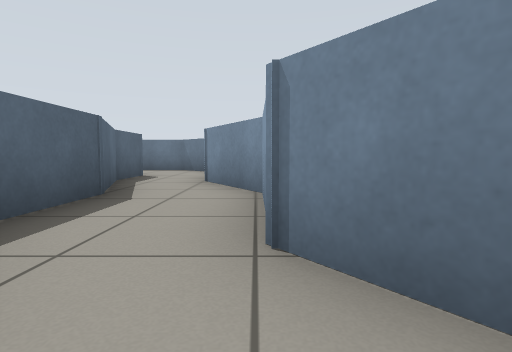
view 1 (above)

15 first-person views from a walk through a robot-simulator world made for Gazebo. The camera is 0.51 m above the floor, tilts 4° down and sees 80° across. The floor is counted in squares, 1 m on a side. Each view is taken from the middle of a square. On the plan, view 1 faces up. The plan holds only what a view shows up to about 9 squares ahead; the rest is blank.

view 2
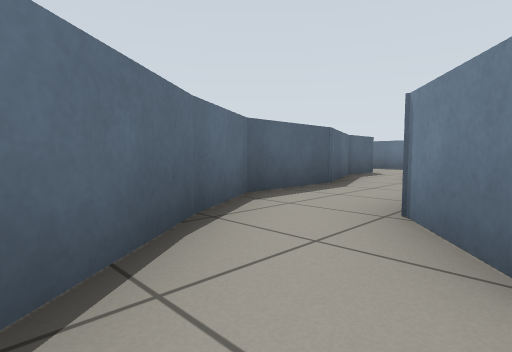

view 3
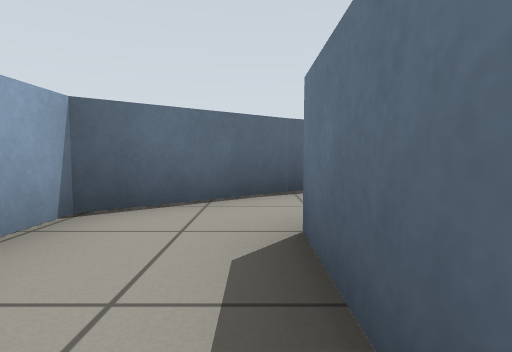

view 4
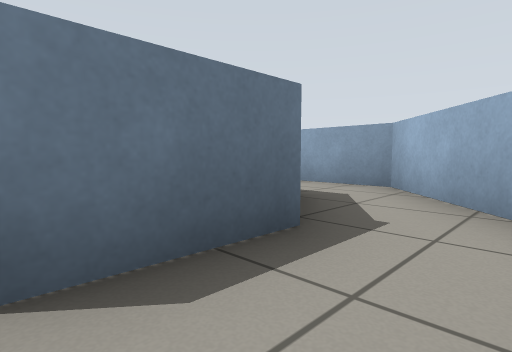

view 5
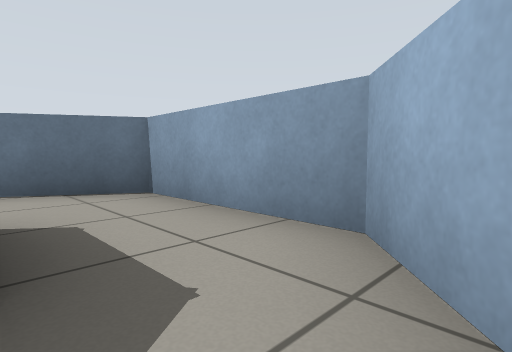

view 6
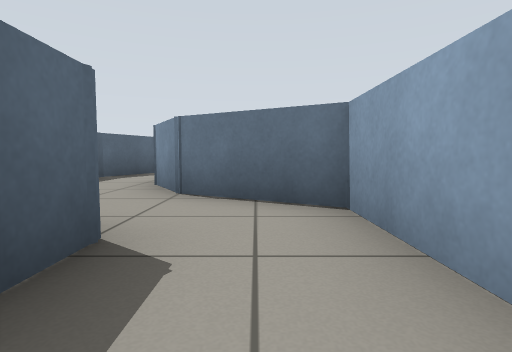

view 7
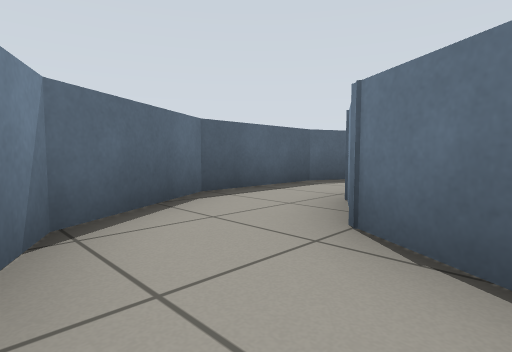

view 8
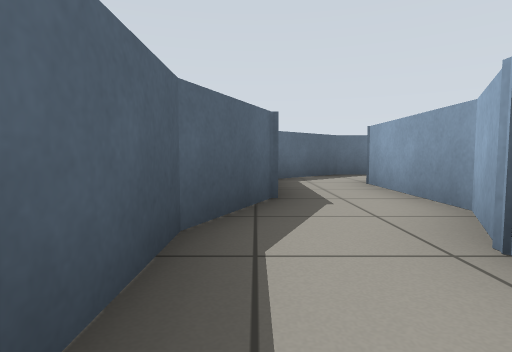

view 9
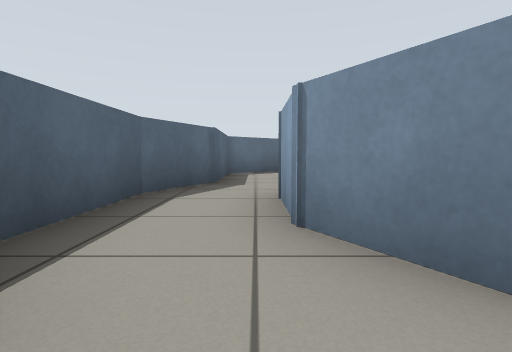

view 10
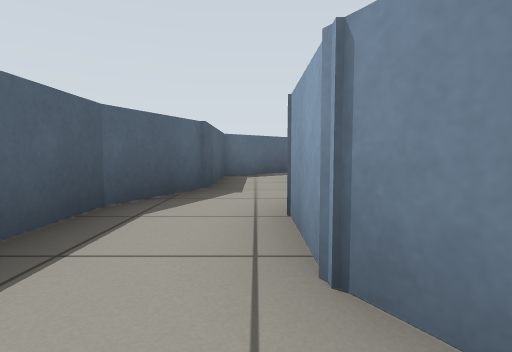

view 11
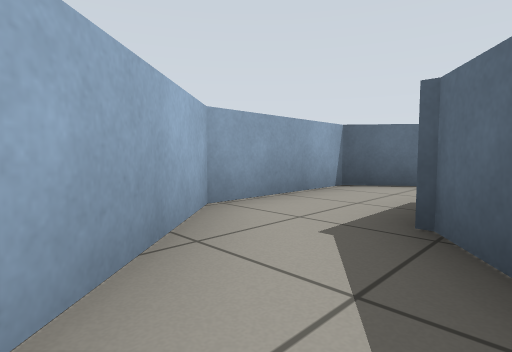

view 12
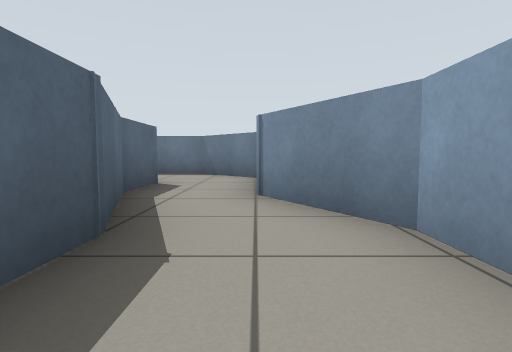

view 13
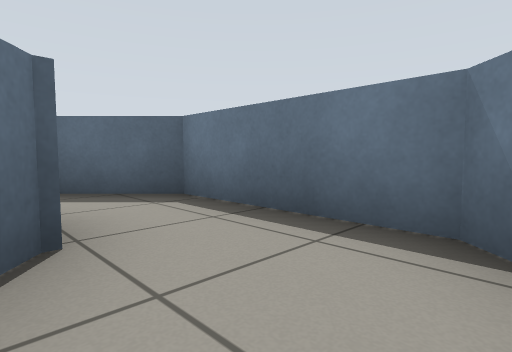

view 14
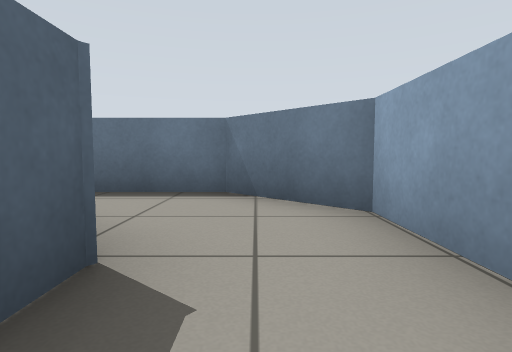

view 15
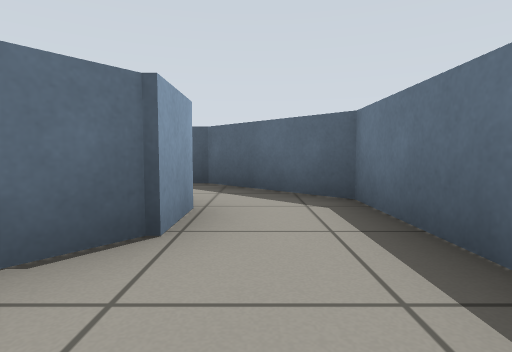

### Floor plan
Ten units are one square. View 1 is at (0, 0); x grows to the right and y downward. Boxes are objects, and circles mark ways between rooms. Rooms are numbered by the first view taken in them; rooms with no view inside come last. Other rooms are left out.
<svg viewBox="-65 -135 129 156">
<path fill="none" stroke="#000" d="M-12 -5 -2 8M-20 -39 -20 -18 -11 -4M9 -5 1 -17 1 -40 -10 -59M35 -9 27 -4M29 -3 10 -3M41 -29 41 -21M-2 8 4 16 31 16 59 -9 59 -39 40 -50M40 -50 33 -62 33 -76 40 -87 40 -114M31 -130 23 -122 23 -97 15 -80 15 -54 27 -34 33 -31M-28 -74 -28 -61 -20 -39M-50 -84 -40 -84 -33 -79M-10 -71 -10 -87 -24 -101 -54 -101"/>
<circle cx="10" cy="0" r="3" fill="#2a7"/>
<circle cx="-10" cy="-50" r="3" fill="#2a7"/>
<circle cx="40" cy="-40" r="3" fill="#2a7"/>
<text x="-10" y="-20">1</text>
<text x="40" y="-10">2</text>
<text x="30" y="-80">3</text>
<text x="-30" y="-80">4</text>
</svg>
Room 1 opens to room 2. Room 1 opens to room 4. Room 2 opens to room 3.

Where each view was taken, in squares from view 1:
view 1: 0 up, 0 right, facing up
view 2: 1 down, 1 right, facing up-left
view 3: 0 up, 3 right, facing left
view 4: 1 down, 1 right, facing up-right
view 5: 0 up, 4 right, facing up-right
view 6: 1 up, 5 right, facing up
view 7: 3 up, 5 right, facing up-left
view 8: 6 up, 2 right, facing up
view 9: 4 up, 3 right, facing up
view 10: 5 up, 3 right, facing up
view 11: 1 up, 5 right, facing down-left
view 12: 2 up, 1 left, facing up
view 13: 8 up, 2 left, facing up-left
view 14: 6 up, 2 left, facing up
view 15: 9 up, 2 left, facing left
